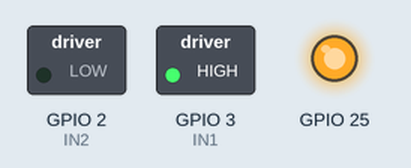
Simulated run of this sketch. Board: ESP32. Shown: switched loads named in the sketch (green lamp = pin HIGH), output pins drawn as LEDs (lit = HIGH).

Above: at 0.3 s.
At 0.9 s:
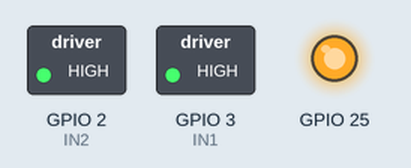
At 2.1 s:
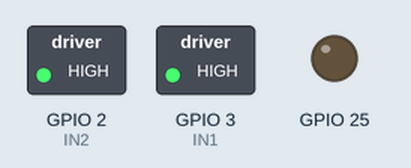
At 3.9 s:
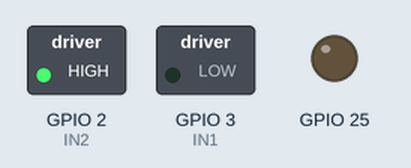
Timing chart, 0 to 5.5 s (numbered marks = the images above):
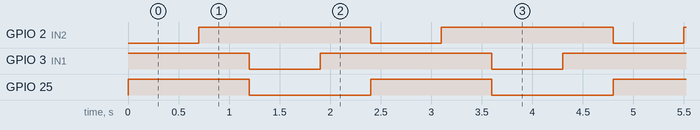

The sketch:

RP2040-motorDriver.ino
```cpp
uint8_t IN1 = 3;
uint8_t IN2 = 2;

void setup()
{
    pinMode(IN1, OUTPUT);
    pinMode(IN2, OUTPUT);
    pinMode(25, OUTPUT);
}

void loop()
{
    digitalWrite(IN1, HIGH);
    digitalWrite(IN2, LOW);
    digitalWrite(25, HIGH);

    delay(700);

    digitalWrite(IN1, HIGH);
    digitalWrite(IN2, HIGH);

    delay(500);

    digitalWrite(IN1, LOW);
    digitalWrite(IN2, HIGH);
    digitalWrite(25, LOW);

    delay(700);

    digitalWrite(IN1, HIGH);
    digitalWrite(IN2, HIGH);

    delay(500);
}
```

Measured:
- by itself, GPIO 2 (IN2): alternates HIGH for 1.7 s and LOW for 0.70 s
- by itself, GPIO 3 (IN1): repeats every 2.4 s: LOW 0.70 s, HIGH 1.7 s
- by itself, GPIO 25: alternates HIGH for 1.2 s and LOW for 1.2 s
